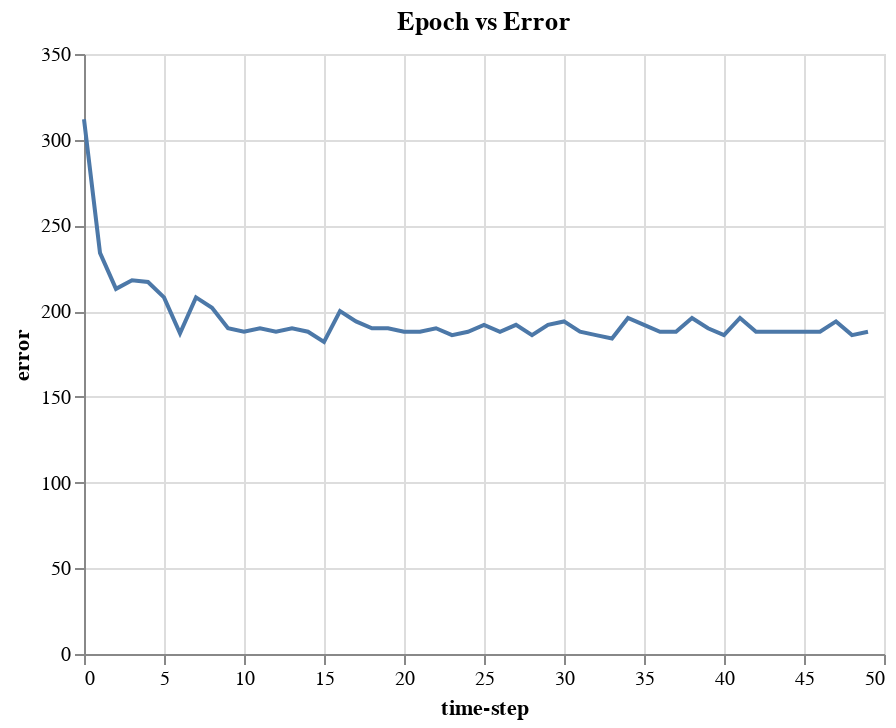

Write notebook code for a chart like this one.
### Code cell
w, errors,accuracies = fit(X, Y, eta=0.01, n_iter=50)

error_df = pd.DataFrame({'error':errors, 'time-step': np.arange(0, len(errors))})
accuracy_df = pd.DataFrame({'accuracy':accuracies, 'time-step': np.arange(0, len(errors))})

alt.Chart(error_df).mark_line().encode(
    x="time-step", y="error"
).properties(
    title='Epoch vs Error'
)

### Figure 1 — Vega-Lite specification as saved in the notebook (floating-point values rounded to 4 significant figures)
{"config": {"view": {"continuousWidth": 400, "continuousHeight": 300}}, "data": {"name": "data-85d1fb7ba2d7abd0c930252bbd247547"}, "mark": "line", "encoding": {"x": {"type": "quantitative", "field": "time-step"}, "y": {"type": "quantitative", "field": "error"}}, "title": "Epoch vs Error", "$schema": "https://vega.github.io/schema/vega-lite/v4.8.1.json", "datasets": {"data-85d1fb7ba2d7abd0c930252bbd247547": [{"error": 312, "time-step": 0}, {"error": 234, "time-step": 1}, {"error": 213, "time-step": 2}, {"error": 218, "time-step": 3}, {"error": 217, "time-step": 4}, {"error": 208, "time-step": 5}, {"error": 187, "time-step": 6}, {"error": 208, "time-step": 7}, {"error": 202, "time-step": 8}, {"error": 190, "time-step": 9}, {"error": 188, "time-step": 10}, {"error": 190, "time-step": 11}, {"error": 188, "time-step": 12}, {"error": 190, "time-step": 13}, {"error": 188, "time-step": 14}, {"error": 182, "time-step": 15}, {"error": 200, "time-step": 16}, {"error": 194, "time-step": 17}, {"error": 190, "time-step": 18}, {"error": 190, "time-step": 19}, {"error": 188, "time-step": 20}, {"error": 188, "time-step": 21}, {"error": 190, "time-step": 22}, {"error": 186, "time-step": 23}, {"error": 188, "time-step": 24}, {"error": 192, "time-step": 25}, {"error": 188, "time-step": 26}, {"error": 192, "time-step": 27}, {"error": 186, "time-step": 28}, {"error": 192, "time-step": 29}, {"error": 194, "time-step": 30}, {"error": 188, "time-step": 31}, {"error": 186, "time-step": 32}, {"error": 184, "time-step": 33}, {"error": 196, "time-step": 34}, {"error": 192, "time-step": 35}, {"error": 188, "time-step": 36}, {"error": 188, "time-step": 37}, {"error": 196, "time-step": 38}, {"error": 190, "time-step": 39}, {"error": 186, "time-step": 40}, {"error": 196, "time-step": 41}, {"error": 188, "time-step": 42}, {"error": 188, "time-step": 43}, {"error": 188, "time-step": 44}, {"error": 188, "time-step": 45}, {"error": 188, "time-step": 46}, {"error": 194, "time-step": 47}, {"error": 186, "time-step": 48}, {"error": 188, "time-step": 49}]}}
